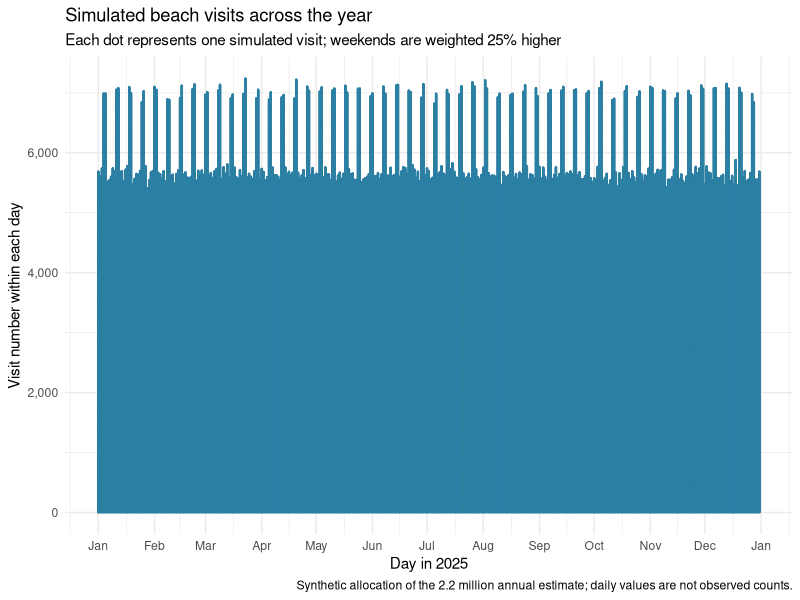

Write the R code that produced this figure.
## ---- chunk 1
library(tidyverse)

set.seed(2026)

daily_weights <- tibble(
  day = seq.Date(as.Date("2025-01-01"), by = "day", length.out = 365)
) |>
  mutate(
    weekday = as.integer(format(day, "%u")),
    weight = if_else(weekday >= 6, 1.25, 1)
  )

daily_visits <- as.vector(
  rmultinom(n = 1, size = 2200000, prob = daily_weights$weight)
)

attendee_dots <- tibble(
  day = rep(daily_weights$day, times = daily_visits),
  visit_rank = sequence(daily_visits)
)

ggplot(attendee_dots, aes(x = day, y = visit_rank)) +
  geom_point(color = "#2D7FA3", alpha = 0.35, size = 0.15) +
  scale_x_date(date_breaks = "1 month", date_labels = "%b") +
  scale_y_continuous(labels = scales::label_comma()) +
  labs(
    title = "Simulated beach visits across the year",
    subtitle = "Each dot represents one simulated visit; weekends are weighted 25% higher",
    x = "Day in 2025",
    y = "Visit number within each day",
    caption = "Synthetic allocation of the 2.2 million annual estimate; daily values are not observed counts."
  ) +
  theme_minimal()
